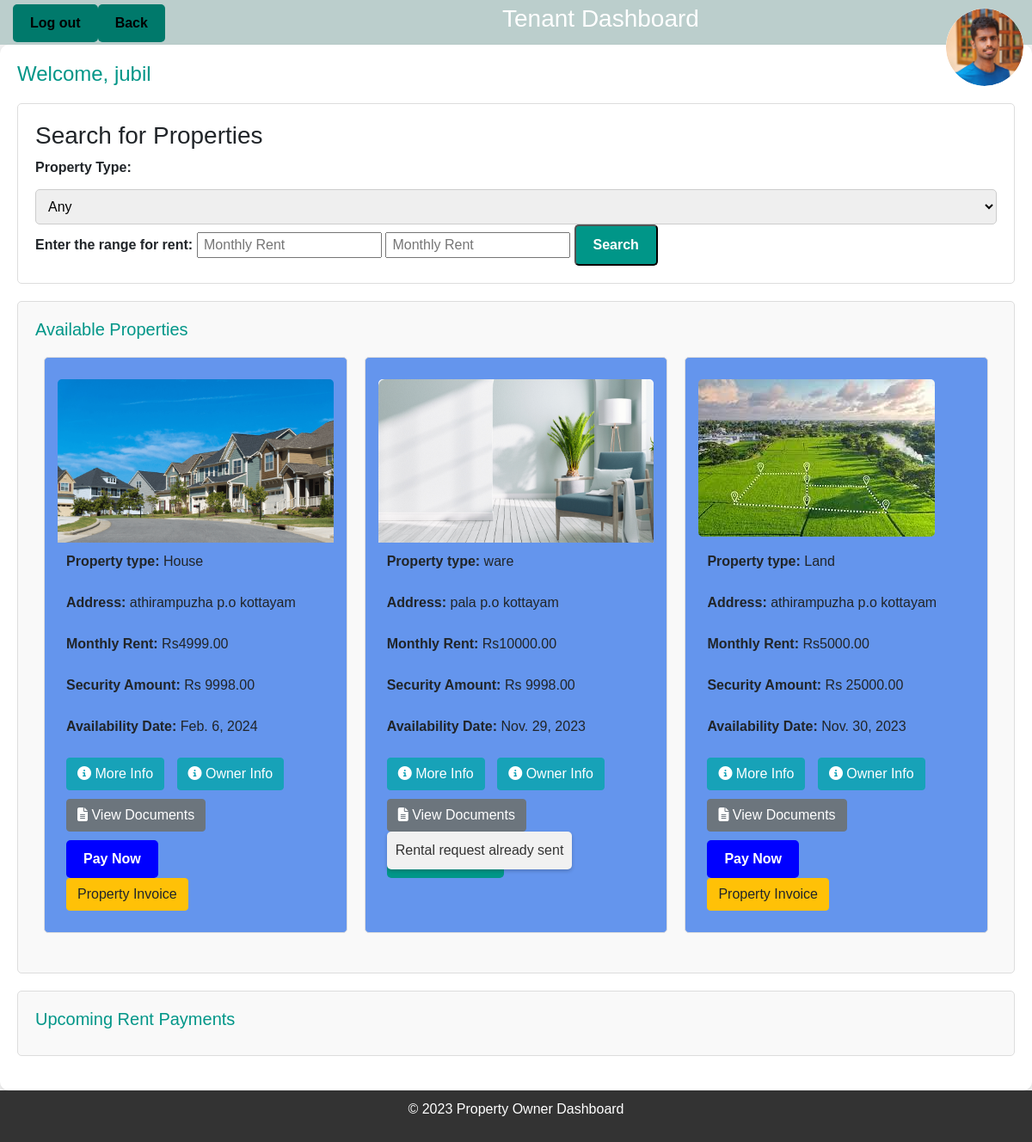
The app's page /tenantpg/ (signed in), older data.
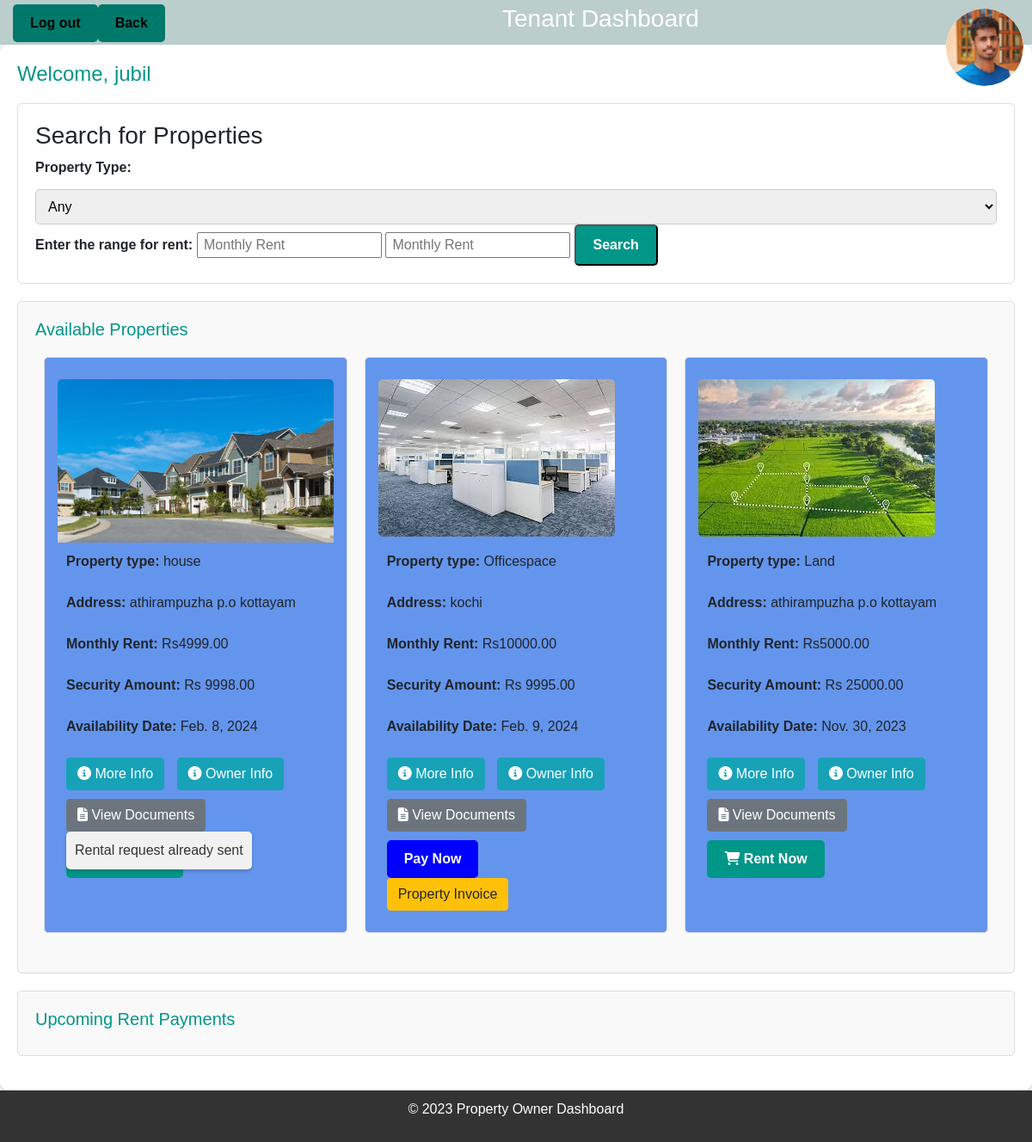
The same page, newer data.
### rental/models.py (models this page shows, shortened)
class PropertyImage(models.Model):
    property = models.ForeignKey(Property, on_delete=models.CASCADE)
    category = models.CharField(max_length=20)  # Add a category field
    image = models.ImageField(upload_to='property_images/')

class Property(models.Model):
    property_owner = models.ForeignKey(
        get_user_model(),
        on_delete=models.CASCADE
    )
    property_type = models.CharField(max_length=20, choices=[('apartment', 'Apartment'), ('house', 'House'), ('office', 'Office')])
    address = models.CharField(max_length=255)
    monthly_rent = models.DecimalField(max_digits=10, decimal_places=2)
    security_deposit = models.DecimalField(max_digits=10, decimal_places=2)
    lease_duration = models.CharField(max_length=20, choices=[('1 year', '1 Year'), ('month-to-month', 'Month-to-Month')])
    availability_date = models.DateField()
    APPROVAL_CHOICES = [
        ('pending', 'Pending'),
        ('approved', 'Approved'),
        ('rejected', 'Rejected'),
    ]
    approval_status = models.CharField(
        max_length=20,
        choices=APPROVAL_CHOICES,
        default='pending',
    )
    deleted = models.BooleanField(default=False)

### rental/views.py (the view)
# urls.py: path('tenantpg/',views.tenantpg,name='tenantpg'),
def tenantpg(request):
    filtered_properties = Property.objects.filter(approval_status='Approved')
    property_type = request.GET.get('property_type')
    min_rent = request.GET.get('min_rent')
    max_rent = request.GET.get('max_rent')
    filter_params = Q()
    if property_type:
        filter_params &= Q(property_type=property_type)
    if min_rent:
        filter_params &= Q(monthly_rent__gte=min_rent)
    if max_rent:
        filter_params &= Q(monthly_rent__lte=max_rent)
    filtered_properties = filtered_properties.filter(filter_params)
    if 'username' in request.session:
        username = request.session['username']
        try:
            user_profile = Profile.objects.get(user__username=username)
        except Profile.DoesNotExist:
            user_profile = None
        for property in filtered_properties:
            property.is_rental_request_accepted = property.rentalrequest_set.filter(tenant=user_profile, status='Accepted').exists()
        context = {
            'user_profile': user_profile,
            'properties': filtered_properties,
        }
        response = render(request, 'tenantpg.html', context)
        response['Cache-Control'] = 'no-store, must-revalidate'
        return response
    else:
        return redirect('index')

### templates/tenantpg.html (shortened to what the changed rows need)
{% load static %}
<!DOCTYPE html>
<html>
<head>
    <link rel="stylesheet" href="https://maxcdn.bootstrapcdn.com/bootstrap/4.5.2/css/bootstrap.min.css">
    <link rel="stylesheet" href="https://cdnjs.cloudflare.com/ajax/libs/font-awesome/6.2.0/css/all.min.css">
</head>
<body>
    <header>
        <h1>Tenant Dashboard</h1>
    </header>
    <div class="dashboard">
        <h2>Welcome, {{ request.session.username }}</h2>
        <div class="section">
            <ul class="property-list">
                {% for property in properties %}
                    <li class="property-card">
                        <div class="carousel slide" data-ride="carousel">
                            <div class="carousel-inner">
                                {% for image in property.propertyimage_set.all %}
                                    <div class="carousel-item {% if forloop.first %}active{% endif %}">
                                        <img src="{{ image.image.url }}" alt="{{ property.property_name }}">
                                    </div>
                                {% endfor %}
                            </div>
                        </div>
                        <div class="property-details">
                            <p><strong>Property type:</strong> {{ property.property_type }}</p><br>
                            <p><strong>Address:</strong> {{ property.address }}</p><br>
                            <p><strong>Monthly Rent:</strong> Rs{{ property.monthly_rent }}</p><br>
                            <p><strong>Security Amount:</strong> Rs {{ property.security_deposit }}</p><br>
                            <p><strong>Availability Date:</strong> {{ property.availability_date }}</p><br>
                            <a href="{% url 'property_detail' property.id %}" class="btn btn-info">
                                <i class="fas fa-info-circle"></i> More Info
                            </a>
                            <a href="{% url 'ownerinfo' property.id %}" class="btn btn-info" style="margin-right: 10px;">
                                <i class="fas fa-info-circle"></i> Owner Info
                            </a>
                            <a href="{% url 'admviewdocs' property.id %}" class="btn btn-secondary" style="margin-top: 10px; margin-right: 10px;">
                                <i class="fas fa-file-alt"></i> View Documents
                            </a>
                            {% if not property.is_rental_request_accepted %}
                            <div class="popup-message">Rental request already sent</div>
                        {% endif %}
                            {% if property.is_rental_request_accepted %}
                            <form method="post" action="{% url 'payment' property.id %}">
                                <button type="submit" class="btn btn-primary">
                                    Pay Now
                                </button>
                            </form>
                                <form method="post" action="{% url 'generate_property_pdf' property.id %}">
                                    <button type="submit" class="btn btn-warning">
                                        Property Invoice
                                    </button>
                                </form>
                        {% else %}
                            <form method="post" action="{% url 'submit_rental_request' property.id %}">
                                <button type="submit" class="btn btn-success rent-button">
                                    <i class="fas fa-shopping-cart"></i> Rent Now
                                </button>
                            </form>
                        {% endif %}
                    </li>
                {% endfor %}
            </ul>
        </div>
    </div>
</body>
</html>

Row changes from the older to the newer data that the page shows:
no longer on this page (row edited): Property: property_type "ware", address "pala p.o kottayam", monthly_rent "10000.00", security_deposit "9998.00", availability_date "Nov. 29, 2023", shows "Rental request already sent"
no longer on this page (row unchanged): PropertyImage: image (picture), shown under "ware"
changed Property: property_type "House" → "house"; availability_date "Feb. 6, 2024" → "Feb. 8, 2024"; text "Pay Now Property Invoice" → "Rental request already sent"
now on this page (row edited): Property: property_type "Officespace", address "kochi", monthly_rent "10000.00", security_deposit "9995.00", availability_date "Feb. 9, 2024", shows "Pay Now"
now on this page (row unchanged): PropertyImage: image (picture), shown under "Officespace"
computed for Property "Land": text "Pay Now Property Invoice" → "Rent Now"
